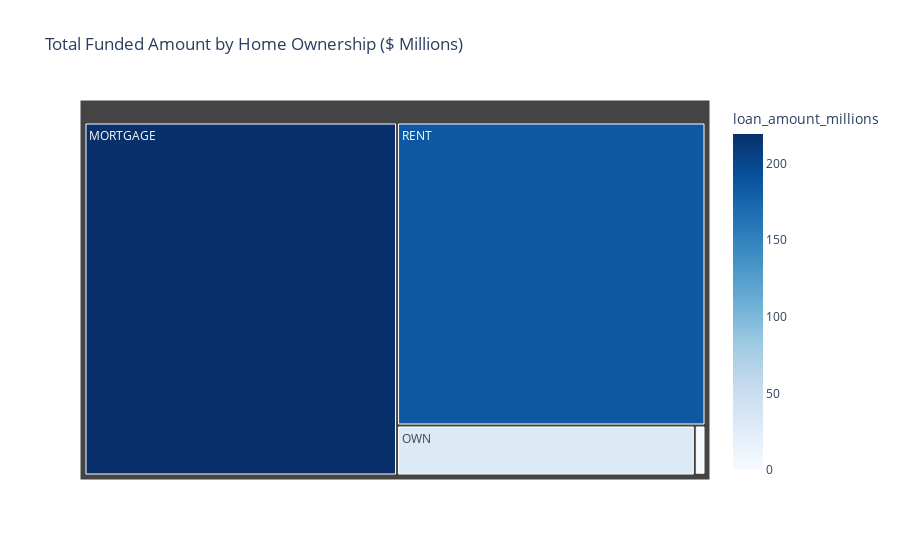

Here is the notebook cell this chart was saved with:
### Markdown cell above
### Home Ownership by Total Funded Amount

### Code cell
home_funding = (
    df.groupby('home_ownership', dropna=False)['loan_amount']
      .sum()
      .reset_index()
)

#  Millions
home_funding['loan_amount_millions'] = home_funding['loan_amount'] / 1_000_000


# treemap
fig = px.treemap(
    home_funding,
    path=['home_ownership'],
    values='loan_amount_millions',
    color='loan_amount_millions',
    color_continuous_scale='Blues',
    title='Total Funded Amount by Home Ownership ($ Millions)'
)

fig.show()

### Figure 1 — Plotly figure (JSON) as saved in the notebook; plotly's stock layout.template omitted (floating-point values rounded to 4 significant figures)
{"data": [{"branchvalues": "total", "customdata": [[219.3], [0.0168], [1.045], [29.6], [185.8]], "domain": {"x": [0, 1], "y": [0, 1]}, "hovertemplate": "labels=%{label}<br>loan_amount_millions_sum=%{value}<br>parent=%{parent}<br>id=%{id}<br>loan_amount_millions=%{color}<extra></extra>", "ids": ["MORTGAGE", "NONE", "OTHER", "OWN", "RENT"], "labels": ["MORTGAGE", "NONE", "OTHER", "OWN", "RENT"], "marker": {"coloraxis": "coloraxis", "colors": [219.3, 0.0168, 1.045, 29.6, 185.8]}, "name": "", "parents": ["", "", "", "", ""], "type": "treemap", "values": [219.3, 0.0168, 1.045, 29.6, 185.8]}], "layout": {"coloraxis": {"colorbar": {"title": {"text": "loan_amount_millions"}}, "colorscale": [[0, "rgb(247,251,255)"], [0.125, "rgb(222,235,247)"], [0.25, "rgb(198,219,239)"], [0.375, "rgb(158,202,225)"], [0.5, "rgb(107,174,214)"], [0.625, "rgb(66,146,198)"], [0.75, "rgb(33,113,181)"], [0.875, "rgb(8,81,156)"], [1, "rgb(8,48,107)"]]}, "legend": {"tracegroupgap": 0}, "title": {"text": "Total Funded Amount by Home Ownership ($ Millions)"}}}
